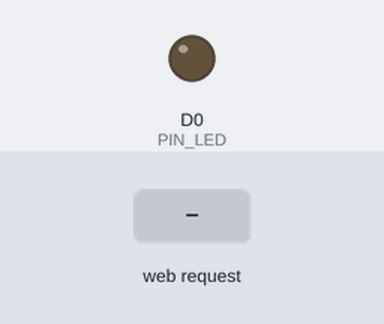
A sketch run on a simulated ESP8266 (NodeMCU). Shown: output pins drawn as LEDs (lit = HIGH). The test bench sets the inputs (shaded band). WiFi joins after 1.5 s; servers stay silent unless stated; what the sketch prints to the serial monitor is not drawn.

Above: at 2.7 s.
2.8 s: HTTP request GET /ledon received
At 3.7 s:
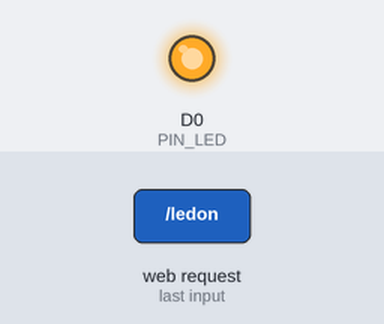
4.3 s: HTTP request GET /ledoff received
At 4.9 s:
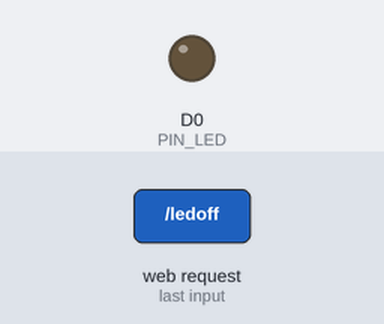
Timing chart, 0 to 7.3 s (numbered marks = the images above; inputs shaded):
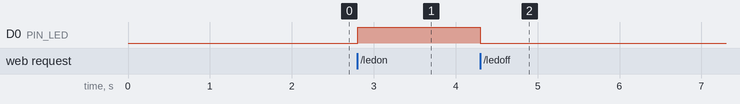

The sketch:

wifion.ino
```cpp
#include <ESP8266WiFi.h> // ESP8266WiFi 라이브러리 사용
#define PIN_LED D0 // LED 핀번호 D0

const char* ssid = "blue";
const char* password = "gkxm2008";

WiFiServer server(80); // server 이름으로 WiFiServer 객체 선언, HTTP 프로토콜 포트번호로 80번

void setup() {
pinMode(PIN_LED, OUTPUT); // PIN_LED를 OUTPUT으로 설정
digitalWrite(PIN_LED, LOW); // LED off
Serial.begin(115200); // 시리얼모니터 초기화. 통신속도 115200 Baud
WiFi.mode(WIFI_STA); // mode 메서드로 ESP8266 모듈을 WIFI_STA 모드로 설정
WiFi.begin(ssid, password); // begin 메서드로 Wi-Fi 연결 시작

while (WiFi.status() != WL_CONNECTED) { // Wi-Fi가 접속될 때까지 반복
delay(500);
Serial.print(".");
}

Serial.println("");
Serial.print("Connecting to ");
Serial.println(ssid); // 접속된 Wi-Fi 아이디와 IP 주소를 시리얼 모니터에 출력
Serial.print("IP address: ");
Serial.println(WiFi.localIP());
server.begin(); // server.begin() 로 서버를 시작
Serial.println("Server started");
}

void loop() {
WiFiClient client = server.available(); // 클라이언트(웹브라우저를 통해 접속한 유저) 접속 여부 확인
if (!client) return; // 접속되어 있지 않으면 return 으로 종료

Serial.println("New client");
client.setTimeout(5000); // 클라이언트에게 HTTP를 전송을 시도하며 5000ms 초과 시 타임아웃
String request = client.readStringUntil('\r'); // 전송받은 데이터를 \r 까지 (HTTP/1.1 까지)
Serial.println("request: "); // 클라이언트가 서버에 요청한 정보.
Serial.println(request); // URL을 알기 위해 사용

if(request.indexOf("/ledoff") != -1) { // 요청한 정보에 /ledoff 가 포함되어 있다면
digitalWrite(PIN_LED, LOW); // (LED OFF 버튼을 눌렀다면) LED OFF
}
else if(request.indexOf("/ledon") != -1) { // 요청한 정보에 /ledon 가 포함되어 있다면
digitalWrite(PIN_LED, HIGH); // (LED ON 버튼을 눌렀다면) LED ON
}
else {
Serial.println("invalid request"); // 그 외는(메인페이지 접속 등) 현재 LED 상태를 유지
digitalWrite(PIN_LED, digitalRead(PIN_LED));
}
while(client.available()) { // 그 이외에 request 정보는 필요 없으므로
client.read(); // 수신된 request 데이터를 전부 읽음(버퍼 비움 효과)
}

client.print("HTTP/1.1 200 OK");
client.print("Content-Type: text/html\r\n\r\n");
client.print("<!DOCTYPE HTML>");
client.print("<html>");
client.print("<head>");
client.print("<meta&nbsp;charset=\"UTF-8\">");
client.print("<title>LED Control Webpage</title>");
client.print("</head>");
client.print("<body>");
client.print("<h2>LED Control Webpage</h2>");
client.print("<a href='/ledon'>LED ON</a>");
client.print("<br>");
client.print("<a href='/ledoff'>LED OFF</a>");
client.print("<br>");
client.print("LED Status : ");
client.print((digitalRead(PIN_LED)) ? "ON" : "OFF");
client.print("</body>");
client.print("</html>");
Serial.println("Client disconnected !! "); }
```

Measured:
- after the input at 2.8 s, D0 (PIN_LED): LOW → HIGH at once
- after the input at 4.3 s, D0 (PIN_LED): HIGH → LOW at once
